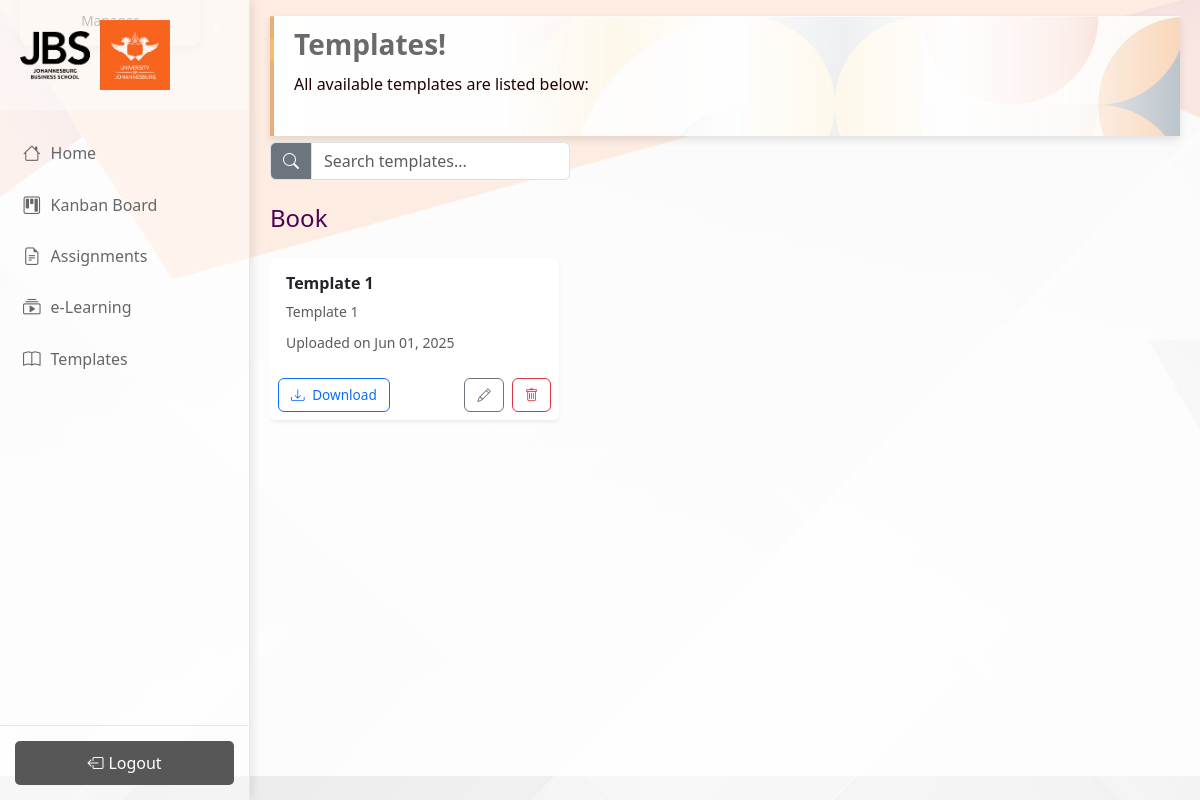
The app's page /projects/templates/ (signed in) with its own data.
### manager/models.py (models this page shows, shortened)
class Template(models.Model):
    CATEGORY_CHOICES = [
        ('Book', 'Book Templates'),
        ('Research', 'Research Papers'),
        ('Software', 'Software Development'),
    ]
    title = models.CharField(max_length=100)
    description = models.TextField()
    category = models.CharField(max_length=50, choices=CATEGORY_CHOICES)
    file = models.FileField(upload_to='templates/')
    uploaded_by = models.ForeignKey(settings.AUTH_USER_MODEL, on_delete=models.CASCADE, related_name='uploaded_templates', null=True, blank=True)
    created_at = models.DateTimeField(auto_now_add=True)

### projects/views.py (the view)
# urls.py: path('templates/', views.staff_templates, name='staff_templates'),
@login_required
def staff_templates(request):
    templates = Template.objects.all()
    search_query = request.GET.get('search', '').strip()
    if search_query:
        templates = templates.filter(title__icontains=search_query)
    template_categories = {}
    for t in templates:
        category = t.category or "Uncategorized"
        if category not in template_categories:
            template_categories[category] = []
        template_categories[category].append(t)
    return render(request, 'projects/templates.html', {
        'template_categories': template_categories,
        'search_query': search_query,
    })

### templates/projects/templates.html (shortened to what this page needs)
{% extends 'base.html' %}
{% load static %}
{% block content %}
<link rel="stylesheet" href="{% static 'css/templates.css' %}">
<div class="welcome-box">
    <h3>Templates!</h3>
    <p>All available templates are listed below:</p>
</div>
<div class="scrollable-content">
    <div class="d-flex justify-content-between align-items-center mb-4">
        <form method="get" action="{% url 'staff_templates' %}" class="d-flex w-100 gap-2">
            <div class="input-group" style="max-width: 300px;">
                <span class="input-group-text bg-secondary text-white"><i class="bi bi-search"></i></span>
                <input type="text" name="search" class="form-control" placeholder="Search templates..." value="{{ search_query }}">
            </div>
        </form>
    </div>
    {% for category, templates in template_categories.items %}
        <div class="mb-4">
            <h4 class="category-title">{{ category }}</h4>
            {% if templates %}
                <div class="row row-cols-1 row-cols-sm-2 row-cols-md-3 g-3">
                    {% for template in templates %}
                        <div class="col">
                            <div class="card h-100 shadow-sm border-0" style="background-color: #ffffffec;">
                                <div class="card-body p-3">
                                    <h6 class="card-title fw-bold text-purple">{{ template.title }}</h6>
                                    <p class="card-text text-muted small mb-2">{{ template.description }}</p>
                                    <p class="card-text">
                                        <small class="text-muted">Uploaded on {{ template.created_at|date:"M d, Y" }}</small>
                                    </p>
                                </div>
                                <div class="card-footer bg-transparent border-0 d-flex justify-content-between align-items-center p-2">
                                    <a href="{{ template.file.url }}" class="btn btn-sm btn-outline-primary" download>
                                        <i class="bi bi-download me-1"></i> Download
                                    </a>
                                    {% if user.role == 'manager' %}
                                        <div class="d-flex gap-2">
                                            <a href="{% url 'edit_template' template.pk %}" class="btn btn-sm btn-outline-secondary">
                                                <i class="bi bi-pencil"></i>
                                            </a>
                                            <a href="{% url 'delete_template' template.pk %}" class="btn btn-sm btn-outline-danger"
                                               onclick="return confirm('Are you sure you want to delete this template?')">
                                                <i class="bi bi-trash"></i>
                                            </a>
                                        </div>
                                    {% endif %}
                                </div>
                            </div>
                        </div>
                    {% endfor %}
                </div>
            {% else %}
                <p class="text-muted">No templates available in this category.</p>
            {% endif %}
        </div>
    {% endfor %}
</div>
{% endblock %}

### static/css/home.css (style rules this page uses)
:root { --primary: #F26522; --primary-light: #34495e; --primary-dark: #1a252f; --secondary: #e4963c82; --secondary-light: #F26522; --secondary-dark: #F26522; --accent: #e74c3c; --success: #27ae60; --warning: #f39c12; --info: #F26522; --light: #ecf0f1; --dark: #2c3e50; --sidebar-bg: #ffffff84; --sidebar-text: #676666; --sidebar-hover: #F26522; --sidebar-active: #ffffff60; --sidebar-border: #e5e7eb; --text-primary: #2c3e50; --text-secondary: #7f8c8d; }
:root { --orange: #F26522; --purple: rgb(75, 3, 81); --light-orange: #F26522; --light-purple: rgb(75, 3, 81); --white: #FFFFFF; --light-gray: #F5F5F5; }
body { background-image: url("../img/2.png"); color: var(--text-primary); font-family: 'Segoe UI', Tahoma, Geneva, Verdana, sans-serif; }
.welcome-box { background-image: linear-gradient(to right, rgba(255, 255, 255, 0.968), rgba(118, 89, 117, 0.815), rgb(153, 149, 154), rgba(115, 112, 115, 0.858), rgb(71, 0, 89)), url('../img/freepik__upload__83338.png'); box-shadow: 0 2px 10px rgba(0, 0, 0, 0.05); padding: 10px; margin-bottom: 6px; margin-top: 20px; height: 189px; display: flex; flex-direction: column; justify-content: center; align-items: flex-start; text-align: left; border-left: 4px solid var(--secondary); }
.welcome-box h3 { color: rgb(74, 0, 76); font-weight: 700; margin-bottom: 10px; }
.welcome-box p { color: rgb(35, 1, 1); margin-bottom: 20px; }
button, .btn { font-size: 0.9rem !important; padding: 8px 15px !important; border-radius: 6px !important; font-weight: 500 !important; transition: all 0.2s ease !important; }
.btn-sm { padding: 6px 12px !important; font-size: 0.85rem !important; }
.welcome-box { padding: 20px; box-shadow: 0 4px 8px rgba(0, 0, 0, 0.1); }

### static/css/templates.css (style rules this page uses)
:root { --primary: #F26522; --primary-light: #34495e; --primary-dark: #1a252f; --secondary: #e4963c82; --secondary-light: #F26522; --secondary-dark: #F26522; --accent: #e74c3c; --success: #27ae60; --warning: #f39c12; --info: #F26522; --light: #ecf0f1; --dark: #2c3e50; --sidebar-bg: #ffffff84; --sidebar-text: #676666; --sidebar-hover: #F26522; --sidebar-active: #ffffff60; --sidebar-border: #e5e7eb; --text-primary: #2c3e50; --text-secondary: #7f8c8d; }
:root { --orange: #F26522; --purple: rgb(75, 3, 81); --light-orange: #F26522; --light-purple: rgb(75, 3, 81); --white: #FFFFFF; --light-gray: #F5F5F5; }
* { margin: 0; padding: 0; box-sizing: border-box; font-family: 'Segoe UI', Tahoma, Geneva, Verdana, sans-serif; }
.category-title { color: var(--purple); padding-bottom: 10px; margin-bottom: 15px; font-size: 1.5rem; }
body { background-image: url(./images/2.png); color: var(--text-primary); font-family: 'Segoe UI', Tahoma, Geneva, Verdana, sans-serif; overflow-y: hidden; }
.welcome-box { background-image: linear-gradient(to right, rgb(255, 255, 255), rgb(254, 254, 254), rgb(254, 254, 254), rgba(254, 254, 254, 0.92), rgb(254, 254, 254), rgba(254, 254, 254, 0.92), rgb(254, 254, 254), rgba(254, 254, 254, 0.92), rgba(254, 254, 254, 0.692)), url('./images/freepik__upload__83338.png'); box-shadow: 0 2px 10px rgba(0, 0, 0, 0.05); padding: 10px; margin-bottom: 6px; margin-top: 20px; height: 120px; display: flex; flex-direction: column; justify-content: center; align-items: flex-start; text-align: left; border-left: 4px solid var(--secondary); }
.welcome-box h3 { color: rgb(107, 106, 107); font-weight: 700; margin-bottom: 10px; }
.welcome-box p { color: rgb(35, 1, 1); margin-bottom: 20px; }
button, .btn { font-size: 0.9rem !important; padding: 8px 15px !important; border-radius: 6px !important; font-weight: 500 !important; transition: all 0.2s ease !important; }
.btn-sm { padding: 6px 12px !important; font-size: 0.85rem !important; }
.welcome-box { padding: 20px; box-shadow: 0 4px 8px rgba(0, 0, 0, 0.1); }
.scrollable-content { height: calc(100vh - 200px); overflow-y: auto; padding-right: 10px; }

### records on screen
Template: category "Book", title "Template 1", description "Template 1", created_at "Jun 01, 2025"
